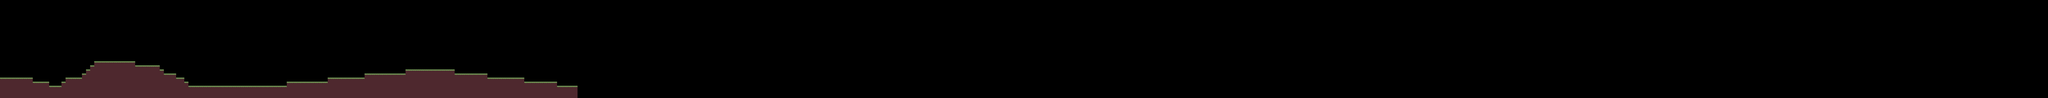

This game map was drawn from its Tiled (.tmx) file and the tilesets committed beside it. A one-line description and the trimmed map source follow:
An orthogonal 500x24 tile map with 64x64 px tiles, 1 tile layer (ground).

<map version="1.5" tiledversion="1.5.0" orientation="orthogonal" renderorder="right-down" width="500" height="24" tilewidth="64" tileheight="64" infinite="0" nextlayerid="2" nextobjectid="1">
 <tileset firstgid="1" source="high_res.tsx" />
 <layer id="1" name="ground" width="500" height="24">
  <data>[12000 cells, 728 non-empty, 2 distinct tile ids]</data>
 </layer>
</map>
